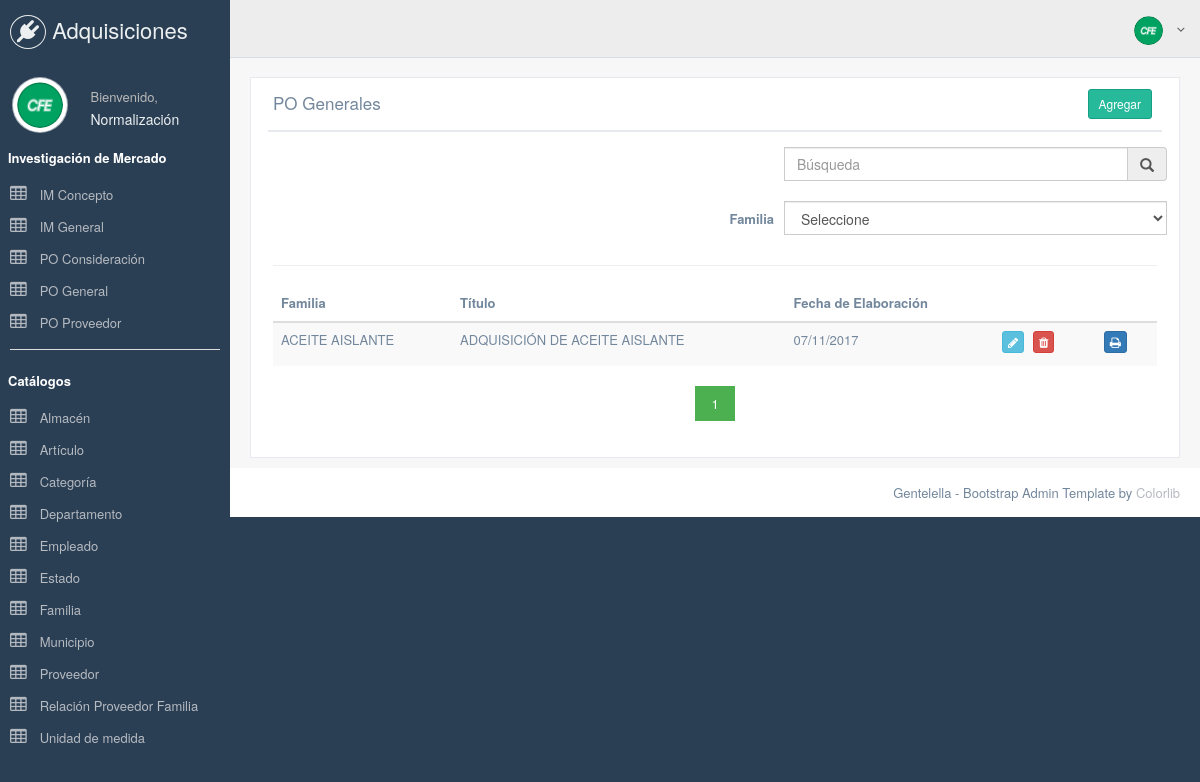
The page / on the database its author committed.
### tables this page shows
CREATE TABLE IF NOT EXISTS `po_general` (
  `id` int(11) NOT NULL,
  `tipo` char(1) NOT NULL COMMENT 'B = Bienes, S = Servicios',
  `actividad` char(1) NOT NULL COMMENT 'A = Adquisición, R = Arrendamiento, S = Prestación de servicios',
  `idFamilia` int(11) DEFAULT NULL,
  `domicilio` varchar(255) NOT NULL,
  `idEmpleadoResponsable` int(11) NOT NULL,
  `idEmpleadoFormula` int(11) NOT NULL,
  `fechaLimitePresentacion` date NOT NULL,
  `horaLimitePresentacion` varchar(10) DEFAULT NULL,
  `ccp1` varchar(250) DEFAULT NULL,
  `ccp2` varchar(250) DEFAULT NULL,
  `ccp3` varchar(250) DEFAULT NULL,
  `fechaElaboracion` date NOT NULL,
  `asunto` varchar(255) NOT NULL,
  `idMunicipio` int(11) NOT NULL,
  `fechaUltimaModificacion` datetime NOT NULL,
  PRIMARY KEY (`id`),
  KEY `idEmpleadoFormula` (`idEmpleadoFormula`),
  KEY `idEmpleadoResponsable` (`idEmpleadoResponsable`),
  KEY `idMunicipio` (`idMunicipio`),
  KEY `idFamilia` (`idFamilia`)
);

CREATE TABLE IF NOT EXISTS `familia` (
  `id` int(11) NOT NULL,
  `clave` varchar(20) NOT NULL,
  `descripcion` varchar(250) NOT NULL,
  PRIMARY KEY (`id`),
  UNIQUE KEY `clave` (`clave`)
);

CREATE TABLE IF NOT EXISTS `im_general` (
  `id` int(11) NOT NULL,
  `idPog` int(11) NOT NULL,
  `titulo` varchar(255) NOT NULL,
  `idEmpleadoFormula` int(11) NOT NULL,
  `idEmpleadoAutoriza` int(11) NOT NULL,
  `fechaElaboracion` date NOT NULL,
  `idMunicipioElaboracion` int(11) NOT NULL,
  `estatus` char(1) NOT NULL,
  `SOLPED` int(12) NOT NULL,
  PRIMARY KEY (`id`),
  KEY `im_general_ibfk_1` (`idEmpleadoAutoriza`),
  KEY `im_general_ibfk_2` (`idEmpleadoFormula`),
  KEY `idPog` (`idPog`),
  KEY `im_general_ibfk_3` (`idMunicipioElaboracion`)
);

### application/controllers/Po_general.php (called while the page is built, shortened)
<?php
class Po_general extends CI_Controller{
    function __construct()
    {
        $this->load->model('Pogeneralmodel');
    }
    function index()
    {
        $data['listapo_general'] = $this->Pogeneralmodel->get_all_listapo_general();
        $this->load->model('Comboboxesmodel');
        $data['familias'] = $this->Comboboxesmodel->getFamilias();
        $data['_view'] = 'po_general/index';
        $this->load->view('layouts/main',$data);
    }
}

### index.php (called while the page is built, shortened)
<?php
require_once BASEPATH.'core/CodeIgniter.php';

### application/models/Pogeneralmodel.php (called while the page is built, shortened)
<?php
class Pogeneralmodel extends CI_Model
{
    function get_all_listapo_general()
    {
        $this->db->select('po_general.id, po_general.tipo, familia.descripcion, im_general.titulo, po_general.fechaElaboracion, CONCAT(empleado.titulo, " ", empleado.nombre, " ", empleado.apellidoPaterno, " ", empleado.apellidoMaterno) AS nombre');
        $this->db->from('po_general');
        $this->db->join('familia', 'familia.id = po_general.idFamilia', 'inner');
        $this->db->join('im_general', 'im_general.idPog = po_general.id', 'inner');
        $this->db->join('empleado', 'empleado.id = po_general.idEmpleadoResponsable', 'inner');
        $this->db->order_by('po_general.fechaElaboracion', 'desc');
        $query = $this->db->get();
        return $query->result_array();
    }
}

### application/views/po_general/index.php (the view, shortened to what this page needs)
<div class="row">
    <div class="col-md-12 col-sm-12 col-xs-12">
        <div class="x_panel">
            <div class="x_title">
                <h2>PO Generales</h2>
                <div class="nav navbar-right">
                    <a href="<?php echo site_url('po_general/add'); ?>" class="btn btn-success btn-sm">Agregar</a>
                </div>
                <div class="clearfix"></div>
            </div>
            <div class="x_content">
                <form action="" class="form-horizontal">
                    <div class="container">
                        <div class="row">
                            <form class="form-horizontal">
                                <div class="form-group">
                                    <div class="input-group">
                                        <input type="text" name="busqueda" id="search" style="width: 344px"
                                               placeholder="Búsqueda" class="form-control pull-right" id="busqueda"/>
                                        <span class="input-group-addon">
											<i class="glyphicon glyphicon-search"></i>
										</span>
                                    </div>
                                </div>
                                <div class="form-group">
                                    <select name="idFamilia" id="idFamilia" style="width: 383px"
                                            class="form-control pull-right">
                                        <option value="0">Seleccione</option>
                                    </select>
                                    <label for="idFamilia" class="control-label col-sm-2 pull-right">Familia</label>
                                </div>
                            </form>
                        </div>
                    </div>
                </form>
                <hr/>
                <table id="table" class="table table-striped">
                    <thead>
                        <tr>
                            <th>Familia</th>
                            <th>Título</th>
                            <th>Fecha de Elaboración</th>
                            <th></th>
                            <th></th>
                        </tr>
                    </thead>
                    <tbody id="tbody">
                    <?php foreach ($listapo_general as $p){ ?>
                        <tr>
                            <td><?php echo $p['descripcion']; ?></td>
                            <td><?php echo $p['titulo']; ?></td>
                            <?php
                            $fecha = $p['fechaElaboracion'];
                            $fechaElaboracion = date("d/m/Y", strtotime($fecha));
                            ?>
                            <td><?php echo $fechaElaboracion; ?></td>
                            <td>
                                <a href="<?php echo site_url('po_general/edit/' . $p['id']); ?>"
                                   class="btn btn-info btn-xs"><span class="fa fa-pencil"></span></a>
                                <a href="<?php echo site_url('po_general/remove/' . $p['id']); ?>"
                                   onclick="return confirm('¿Desea eliminar el PO General seleccionado?');"
                                   class="btn btn-danger btn-xs"><span class="fa fa-trash"></span></a>
                            </td>
                            <td>
                                <a href="<?php echo site_url('generar_pdf/pdf/' . $p['id']); ?>"
                                   class="btn btn-primary btn-xs"><span class="fa fa-print"></span></a>
                            </td>
                        </tr>
                    </tbody>
                    <?php } ?>
                </table>
            </div>
        </div>
    </div>
</div>

### application/views/layouts/main.php (style rules this page uses)
a { color: #b6bac1; }

### rows shown on the page
po_general: idFamilia.descripcion "ACEITE AISLANTE", im_general.titulo "ADQUISICIÓN DE ACEITE AISLANTE", fechaElaboracion "07/11/2017"
